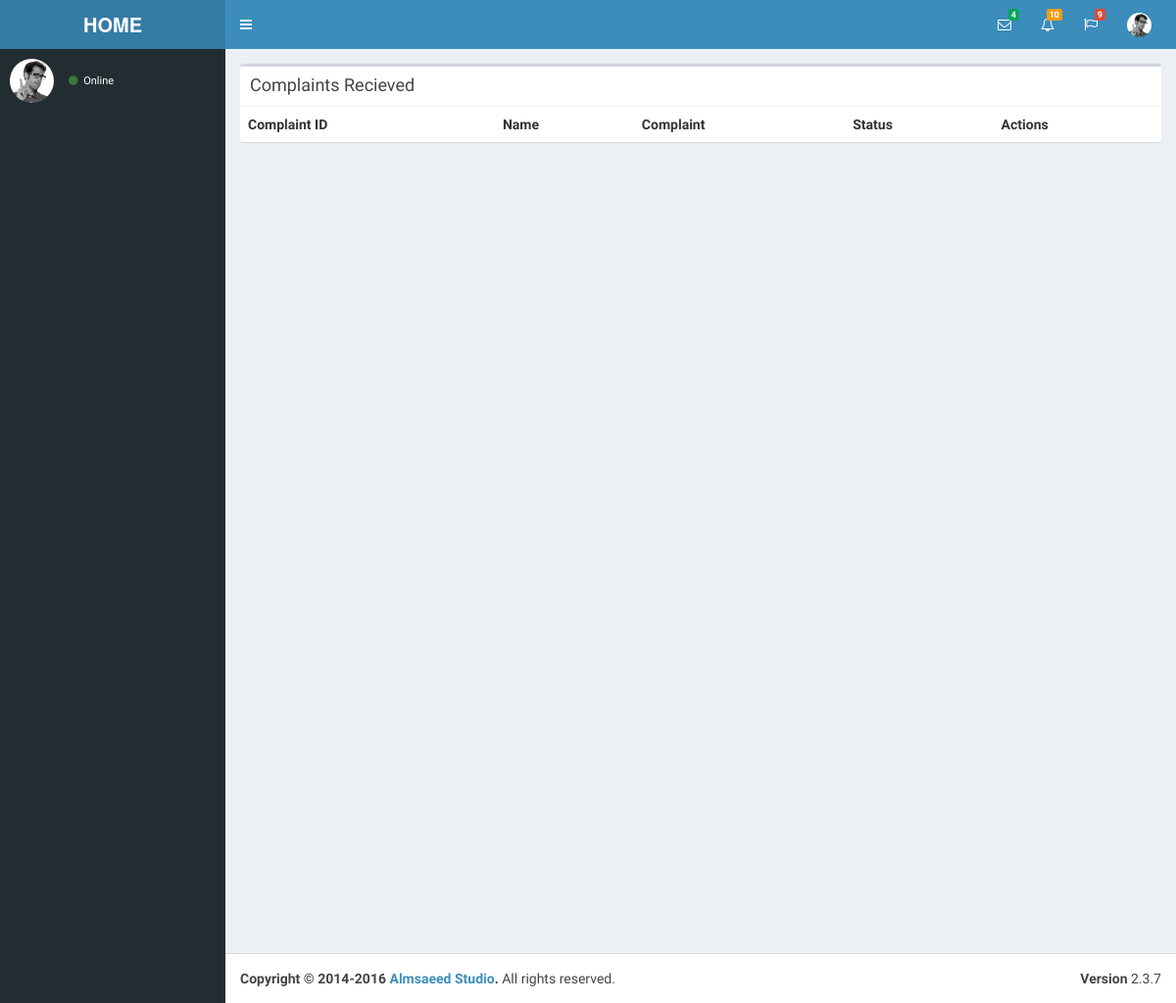
The app's page /viewcomplaint.php, older data.
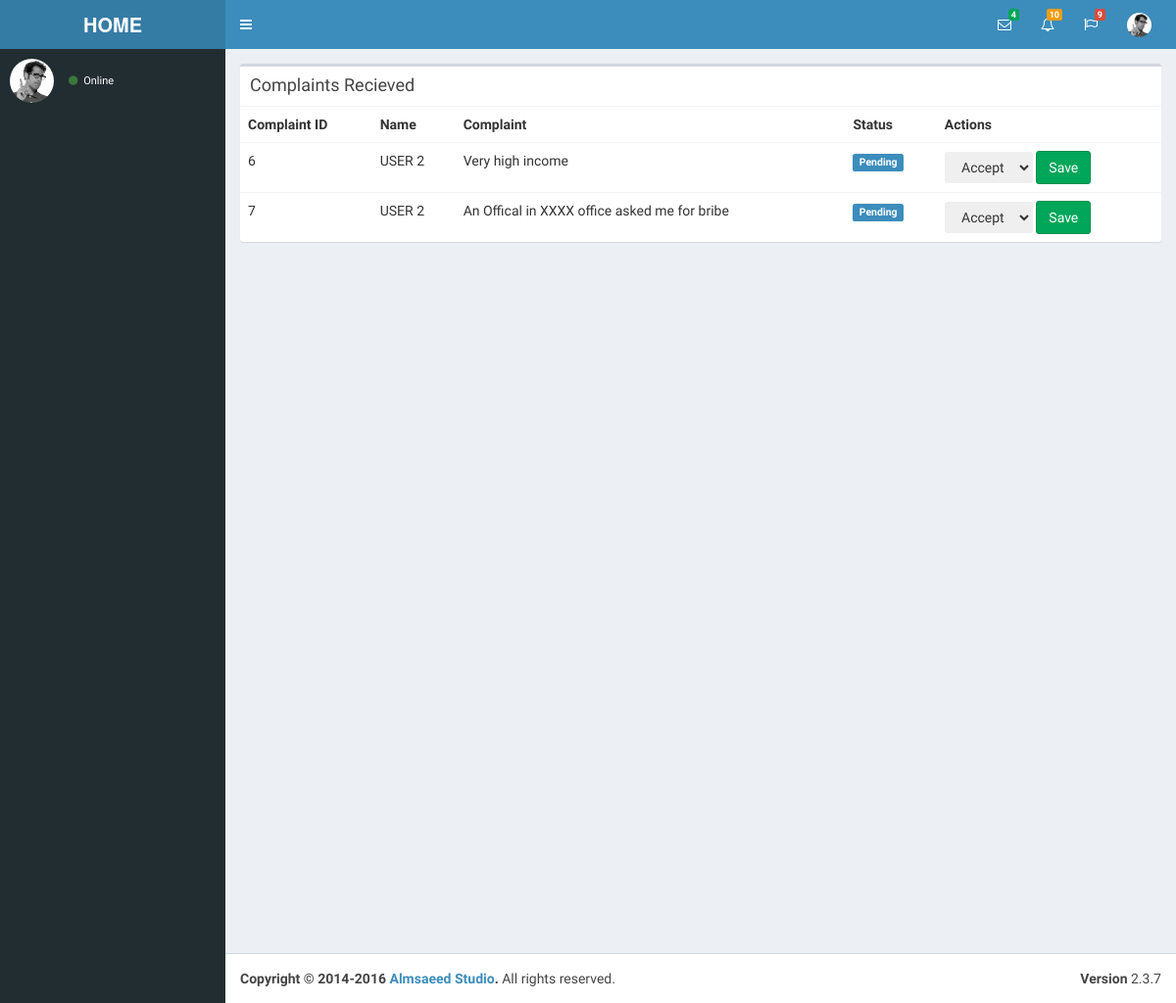
The same page, newer data.
### tables this page shows
CREATE TABLE IF NOT EXISTS `complaints` (
  `comid` int(10) NOT NULL AUTO_INCREMENT,
  `userid` int(15) NOT NULL,
  `rid` int(20) NOT NULL,
  `descr` varchar(1000) NOT NULL,
  `stat` int(11) NOT NULL,
  `title` varchar(1000) NOT NULL,
  `username` varchar(300) NOT NULL,
  PRIMARY KEY (`comid`)
);

### viewcomplaint.php (the view, shortened to what this page needs)
<!DOCTYPE html>
<?php
require_once('database.php');
?>
<html>
<head>
  <link rel="stylesheet" href="bootstrap/css/bootstrap.min.css">
  <link rel="stylesheet" href="https://cdnjs.cloudflare.com/ajax/libs/font-awesome/4.5.0/css/font-awesome.min.css">
  <link rel="stylesheet" href="https://cdnjs.cloudflare.com/ajax/libs/ionicons/2.0.1/css/ionicons.min.css">
  <link rel="stylesheet" href="dist/css/AdminLTE.min.css">
  <link rel="stylesheet" href="dist/css/skins/_all-skins.min.css">
  <link rel="stylesheet" href="plugins/iCheck/flat/blue.css">
  <link rel="stylesheet" href="plugins/morris/morris.css">
  <link rel="stylesheet" href="plugins/jvectormap/jquery-jvectormap-1.2.2.css">
  <link rel="stylesheet" href="plugins/datepicker/datepicker3.css">
  <link rel="stylesheet" href="plugins/daterangepicker/daterangepicker.css">
  <link rel="stylesheet" href="plugins/bootstrap-wysihtml5/bootstrap3-wysihtml5.min.css">
</head>
<body class="hold-transition skin-blue sidebar-mini">
<div class="wrapper">
  <header class="main-header">
   <a href="officer.php" class="logo">
      <span class="logo-lg"><b>HOME</b></span>
    </a>
    <nav class="navbar navbar-static-top">
      <a href="#" class="sidebar-toggle" data-toggle="offcanvas" role="button">
      </a>
      <div class="navbar-custom-menu">
        <ul class="nav navbar-nav">
          <li class="dropdown messages-menu">
            <a href="#" class="dropdown-toggle" data-toggle="dropdown">
              <i class="fa fa-envelope-o"></i>
              <span class="label label-success">4</span>
            </a>
          </li>
          <li class="dropdown notifications-menu">
            <a href="#" class="dropdown-toggle" data-toggle="dropdown">
              <i class="fa fa-bell-o"></i>
              <span class="label label-warning">10</span>
            </a>
          </li>
          <li class="dropdown tasks-menu">
            <a href="#" class="dropdown-toggle" data-toggle="dropdown">
              <i class="fa fa-flag-o"></i>
              <span class="label label-danger">9</span>
            </a>
          </li>
          <li class="dropdown user user-menu">
            <a href="#" class="dropdown-toggle" data-toggle="dropdown">
              <img src="dist/img/user2-160x160.jpg" class="user-image" alt="User Image">
            </a>
          </li>
        </ul>
      </div>
    </nav>
  </header>
  <aside class="main-sidebar">
    <section class="sidebar">
      <div class="user-panel">
        <div class="pull-left image">
          <img src="dist/img/user2-160x160.jpg" class="img-circle" alt="User Image">
        </div>
        <div class="pull-left info">
          <a href="#"><i class="fa fa-circle text-success"></i> Online</a>
        </div>
      </div>
    </section>
  </aside>
  <div class="content-wrapper">
    <section class="content">
       <div class="box">
            <div class="box-header">
              <h3 class="box-title">Complaints Recieved</h3>
            </div>
            <?php
                          $sql = "SELECT * FROM complaints WHERE stat=0";
                          $ref = $result->query($sql);
                         ?>
            <div class="box-body table-responsive no-padding">
              <table class="table table-hover">
                <tr>
                  <th>Complaint ID</th>
                  <th>Name</th>
                  <th>Complaint</th>
                  <th>Status</th>
                 <th>Actions</th>
                 <?php
                      while($row = mysqli_fetch_assoc($ref)){
                        echo "<tr>
                  <td>$row[comid]</td>
                  <td>$row[username]</td>
                  <td>$row[descr]</td>
                  <td><span class=\"label label-primary\">Pending </span></td>
                  <td><form action=\"processcomp.php\" method=\"post\">
                  <input type=\"hidden\" value=\"$row[comid]\" name=\"id\">
                  <select class=\"btn \"name=\"act\">
                  <option value=\"1\">Accept</option>
                  <option value=\"2\">Reject</option>
                  </select>
                  <input class=\"btn btn-success \" onclick=\"httpGet(9496908070,'Your Complaint has been processed');\"type=\"submit\" value=\"Save\" name=\"submit\">
                  </form></td>
                </tr>";
                      }
                 ?>
              </table>
            </div>
          </div>
    </section>
  </div>
  <footer class="main-footer">
    <div class="pull-right hidden-xs">
      <b>Version</b> 2.3.7
    </div>
    <strong>Copyright &copy; 2014-2016 <a href="http://almsaeedstudio.com">Almsaeed Studio</a>.</strong> All rights
    reserved.
  </footer>
</div>
</body>
</html>

Row changes from the older to the newer data that the page shows:
added complaints: comid "6", username "USER 2", descr "Very high income"
added complaints: comid "7", username "USER 2", descr "An Offical in XXXX office asked me for bribe"
